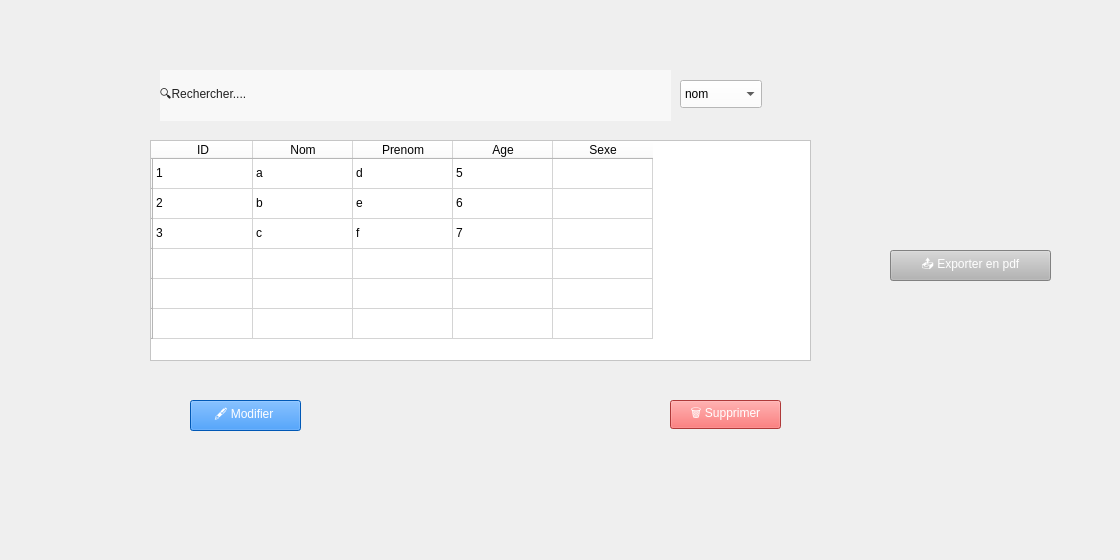
       <widget class="QWidget" name="tab">
        <attribute name="title">
         <string>Consulter</string>
        </attribute>
        <widget class="QWidget" name="widget_3" native="true">
         <property name="geometry">
          <rect>
           <x>-10</x>
           <y>-10</y>
           <width>1111</width>
           <height>551</height>
          </rect>
         </property>
         <property name="styleSheet">
          <string notr="true">QWidget {
    background: qlineargradient(x1: 0, y1: 0, x2: 0, y2: 1, 
                                stop: 0 #F8F0E0, 
                                stop: 0.5 #F5EAD8, 
                                stop: 1 #F2E4D0);
}</string>
         </property>
         <widget class="QLineEdit" name="lineEdit_5">
          <property name="geometry">
           <rect>
            <x>280</x>
            <y>80</y>
            <width>401</width>
            <height>51</height>
           </rect>
          </property>
          <property name="styleSheet">
           <string notr="true">color: rgb(248, 248, 248);
background-color: rgb(248, 248, 248);
border: none;</string>
          </property>
         </widget>
         <widget class="QLabel" name="label_6">
          <property name="geometry">
           <rect>
            <x>170</x>
            <y>80</y>
            <width>511</width>
            <height>51</height>
           </rect>
          </property>
          <property name="styleSheet">
           <string notr="true">background-color: rgb(248, 248, 248);
color: rgb(34, 34, 34);</string>
          </property>
          <property name="text">
           <string>🔍Rechercher....</string>
          </property>
         </widget>
         <widget class="QTableWidget" name="tableClient_2">
          <property name="geometry">
           <rect>
            <x>160</x>
            <y>150</y>
            <width>661</width>
            <height>221</height>
           </rect>
          </property>
          <property name="styleSheet">
           <string notr="true">background-color: rgb(255, 255, 255);
color: rgb(3, 3, 3);</string>
          </property>
          <row>
           <property name="text">
            <string/>
           </property>
          </row>
          <row>
           <property name="text">
            <string/>
           </property>
          </row>
          <row>
           <property name="text">
            <string/>
           </property>
          </row>
          <row>
           <property name="text">
            <string/>
           </property>
          </row>
          <row>
           <property name="text">
            <string/>
           </property>
          </row>
          <row>
           <property name="text">
            <string/>
           </property>
          </row>
          <column>
           <property name="text">
            <string>ID</string>
           </property>
          </column>
          <column>
           <property name="text">
            <string>Nom</string>
           </property>
          </column>
          <column>
           <property name="text">
            <string>Prenom</string>
           </property>
          </column>
          <column>
           <property name="text">
            <string>Age</string>
           </property>
          </column>
          <column>
           <property name="text">
            <string>Sexe</string>
           </property>
          </column>
          <item row="0" column="0">
           <property name="text">
            <string>1</string>
           </property>
          </item>
          <item row="0" column="1">
           <property name="text">
            <string>a</string>
           </property>
          </item>
          <item row="0" column="2">
           <property name="text">
            <string>d</string>
           </property>
          </item>
          <item row="0" column="3">
           <property name="text">
            <string>5</string>
           </property>
          </item>
          <item row="1" column="0">
           <property name="text">
            <string>2</string>
           </property>
          </item>
          <item row="1" column="1">
           <property name="text">
            <string>b</string>
           </property>
          </item>
          <item row="1" column="2">
           <property name="text">
            <string>e</string>
           </property>
          </item>
          <item row="1" column="3">
           <property name="text">
            <string>6</string>
           </property>
          </item>
          <item row="2" column="0">
           <property name="text">
            <string>3</string>
           </property>
          </item>
          <item row="2" column="1">
           <property name="text">
            <string>c</string>
           </property>
          </item>
          <item row="2" column="2">
           <property name="text">
            <string>f</string>
           </property>
          </item>
          <item row="2" column="3">
           <property name="text">
            <string>7</string>
           </property>
          </item>
          <item row="3" column="0">
           <property name="text">
            <string/>
           </property>
          </item>
          <item row="3" column="2">
           <property name="text">
            <string/>
           </property>
          </item>
         </widget>
         <widget class="QComboBox" name="comboBox">
          <property name="geometry">
           <rect>
            <x>690</x>
            <y>90</y>
            <width>82</width>
            <height>28</height>
           </rect>
          </property>
          <property name="styleSheet">
           <string notr="true">background-color: rgb(255, 255, 255);</string>
          </property>
          <item>
           <property name="text">
            <string>nom</string>
           </property>
          </item>
          <item>
           <property name="text">
            <string>id</string>
           </property>
          </item>
         </widget>
         <widget class="QPushButton" name="btnEdit_2">
          <property name="geometry">
           <rect>
            <x>200</x>
            <y>410</y>
            <width>111</width>
            <height>31</height>
           </rect>
          </property>
          <property name="styleSheet">
           <string notr="true">background-color: rgb(0, 123, 255);
color: rgb(255, 255, 255);
</string>
          </property>
          <property name="text">
           <string>🖋️ Modifier </string>
          </property>
         </widget>
         <widget class="QPushButton" name="bt_2">
          <property name="geometry">
           <rect>
            <x>680</x>
            <y>410</y>
            <width>111</width>
            <height>29</height>
           </rect>
          </property>
          <property name="styleSheet">
           <string notr="true">background-color: rgb(244, 80, 80);
color: rgb(255, 255, 255);</string>
          </property>
          <property name="text">
           <string>🗑️ Supprimer</string>
          </property>
         </widget>
         <widget class="QPushButton" name="pushButton_70">
          <property name="geometry">
           <rect>
            <x>900</x>
            <y>260</y>
            <width>161</width>
            <height>31</height>
           </rect>
          </property>
          <property name="styleSheet">
           <string notr="true"> background-color: rgb(180, 180, 180);
color: rgb(255, 255, 255);</string>
          </property>
          <property name="text">
           <string>📤 Exporter en pdf</string>
          </property>
         </widget>
        </widget>
       </widget>
